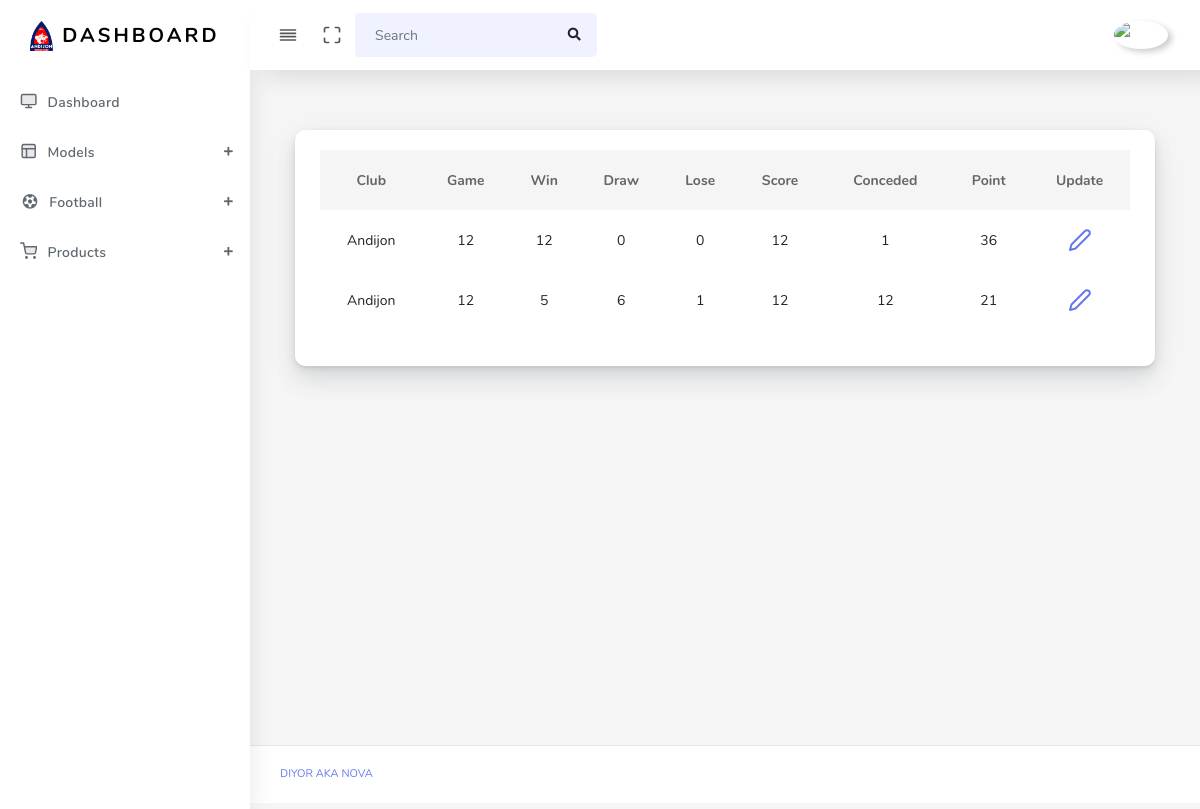
The page /table/get/1/ (signed in) on the database its author committed.
### main/models.py (models this page shows)
class Statics(models.Model):  # done
    club = models.ForeignKey(Club, on_delete=models.SET_NULL, null=True, blank=True)
    game = models.IntegerField(default=0)
    win = models.IntegerField(default=0)
    draw = models.IntegerField(default=0)
    lose = models.IntegerField(default=0)
    score = models.IntegerField(default=0)
    conceded = models.IntegerField(default=0)
    point = models.IntegerField(default=0)

class Club(models.Model):  # done
    name = models.CharField(max_length=210)
    logo = models.ImageField(upload_to='club/')
    league = models.ForeignKey(League, on_delete=models.SET_NULL, null=True, blank=True)

### main/views.py (the view)
# urls.py: path('table/get/<int:pk>/', get_table, name='get-table'),
@login_required(login_url='login')
def get_table(request, pk):
    table = Table.objects.get(id=pk)
    context = {
        'table': table.statics.all()
    }
    return render(request, 'get-table.html', context)

### templates/get-table.html
{% extends 'base.html' %}
{% block content %}
<main class="main-content">
    <div class="col-12 col-md-12 col-lg-12">
        <div class="card">
            <div class="card-body">
                <table class="table table-hover" style="text-align: center">
                    <thead>
                        <tr>
                            <th scope="col">Club</th>
                            <th scope="col">Game</th>
                            <th scope="col">Win</th>
                            <th scope="col">Draw</th>
                            <th scope="col">Lose</th>
                            <th scope="col">Score</th>
                            <th scope="col">Conceded</th>
                            <th scope="col">Point</th>
                            <th scope="col">Update</th>
                        </tr>
                    </thead>
                    <tbody>
                        {% for i in table %}
                            <tr>
                                <td>{{ i.club.name }}</td>
                                <td>{{ i.game }}</td>
                                <td>{{ i.win }}</td>
                                <td>{{ i.draw }}</td>
                                <td>{{ i.lose }}</td>
                                <td>{{ i.score }}</td>
                                <td>{{ i.conceded }}</td>
                                <td>{{ i.point }}</td>
                                <td><a href="{% url 'update-statics' i.id %}"><i class="align-middle" data-feather="edit-2"></i></a></td>
                            </tr>
                        {% endfor %}
                    </tbody>
                </table>
            </div>
        </div>
    </div>
</main>
{% endblock %}

### rows shown on the page
Statics: club.name "Andijon", game "12", win "12", draw "0", lose "0", score "12", conceded "1", point "36"
Statics: club.name "Andijon", game "12", win "5", draw "6", lose "1", score "12", conceded "12", point "21"
